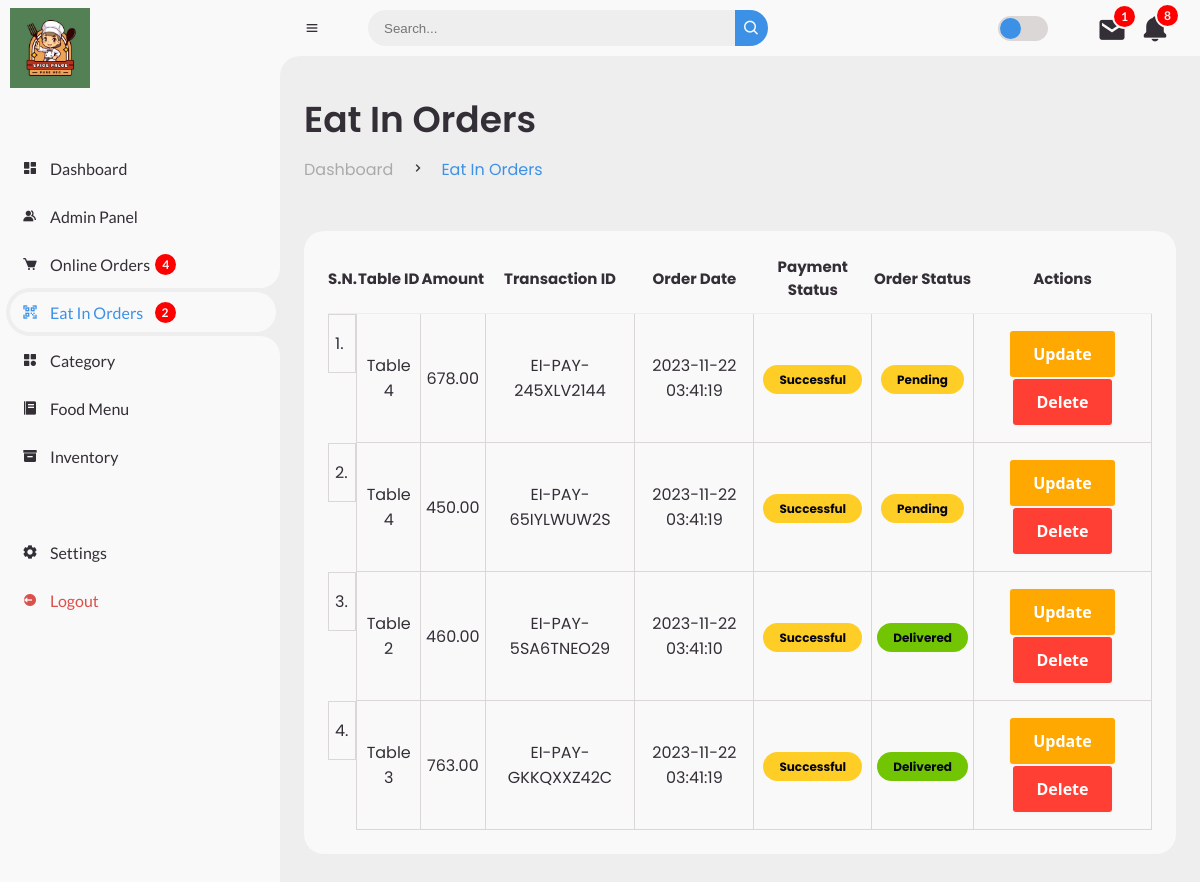
The page /admin/manage-ei-order.php on the database its author committed.
### tables this page shows
CREATE TABLE `tbl_eipay` (
  `id` int(10) UNSIGNED NOT NULL,
  `table_id` varchar(50) NOT NULL,
  `amount` decimal(10,2) NOT NULL,
  `tran_id` varchar(50) NOT NULL,
  `order_date` timestamp NOT NULL DEFAULT current_timestamp() ON UPDATE current_timestamp(),
  `payment_status` varchar(50) NOT NULL,
  `order_status` varchar(100) NOT NULL
);

### admin/manage-ei-order.php (the view, shortened to what this page needs)
<?php include('../frontend/config/constants.php'); ?>
<?php
$ei_order_notif = "SELECT order_status from tbl_eipay
					WHERE order_status='Pending' OR order_status='Processing'";
$res_ei_order_notif = mysqli_query($conn, $ei_order_notif);
$row_ei_order_notif = mysqli_num_rows($res_ei_order_notif);
$online_order_notif = "SELECT order_status from order_manager
					WHERE order_status='Pending'OR order_status='Processing' ";
$res_online_order_notif = mysqli_query($conn, $online_order_notif);
$row_online_order_notif = mysqli_num_rows($res_online_order_notif);
$stock_notif = "SELECT stock FROM tbl_food
				WHERE stock<50";
$res_stock_notif = mysqli_query($conn, $stock_notif);
$row_stock_notif = mysqli_num_rows($res_stock_notif);
$message_notif = "SELECT message_status FROM message
				 WHERE message_status = 'unread'";
$res_message_notif = mysqli_query($conn, $message_notif);
$row_message_notif = mysqli_num_rows($res_message_notif);
?>
<!DOCTYPE html>
<html lang="en">
<head>
	<link href='https://unpkg.com/boxicons@2.0.9/css/boxicons.min.css' rel='stylesheet'>
	<link rel="stylesheet" href="style-admin.css">
</head>
<body>
	<section id="sidebar">
		<a href="index.php" class="brand">
			<img src="../images/logo.png" width="80px" alt="">
		</a>
		<ul class="side-menu top">
			<li>
				<a href="index.php">
					<i class='bx bxs-dashboard'></i>
					<span class="text">Dashboard</span>
				</a>
			</li>
			<li>
				<a href="manage-admin.php">
					<i class='bx bxs-group'></i>
					<span class="text">Admin Panel</span>
				</a>
			</li>
			<li>
				<a href="manage-online-order.php">
					<i class='bx bxs-cart'></i>
					<span class="text">Online Orders&nbsp;</span>
					<?php
					if ($row_online_order_notif > 0) {
					?>
						<span class="num-ei"><?php echo $row_online_order_notif; ?></span>
					<?php
					} else {
					?>
						<span class=""> </span>
					<?php
					}
					?>
				</a>
			</li>
			<li class="active">
				<a href="manage-ei-order.php">
					<i class='bx bx-qr-scan'></i>
					<span class="text">Eat In Orders&nbsp;&nbsp;&nbsp;
					</span>
					<?php
					if ($row_ei_order_notif > 0) {
					?>
						<span class="num-ei"><?php echo $row_ei_order_notif; ?></span>
					<?php
					} else {
					?>
						<span class=""> </span>
					<?php
					}
					?>
				</a>
			</li>
			<li>
				<a href="manage-category.php">
					<i class='bx bxs-category'></i>
					<span class="text">Category</span>
				</a>
			</li>
			<li>
				<a href="manage-food.php">
					<i class='bx bxs-food-menu'></i>
					<span class="text">Food Menu</span>
				</a>
			</li>
			<li class="">
				<a href="inventory.php">
					<i class='bx bxs-box'></i>
					<span class="text">Inventory</span>
				</a>
			</li>
		</ul>
		<ul class="side-menu">
			<li>
				<a href="#">
					<i class='bx bxs-cog'></i>
					<span class="text">Settings</span>
				</a>
			</li>
			<li>
				<a href="logout.php" class="logout">
					<i class='bx bxs-log-out-circle'></i>
					<span class="text">Logout</span>
				</a>
			</li>
		</ul>
	</section>
	<section id="content">
		<nav>
			<i class='bx bx-menu'></i>
			<form action="#">
				<div class="form-input">
					<input type="search" placeholder="Search...">
					<button type="submit" class="search-btn"><i class='bx bx-search'></i></button>
				</div>
			</form>
			<label for="switch-mode" class="switch-mode"></label>
			<div class="fetch_message">
				<div class="action_message notfi_message">
					<a href="messages.php"><i class='bx bxs-envelope'></i></a>
					<?php
					if ($row_message_notif > 0) {
					?>
						<span class="num"><?php echo $row_message_notif; ?></span>
					<?php
					} else {
					?>
						<span class=""></span>
					<?php
					}
					?>
				</div>
			</div>
			<div class="notification">
				<div class="action notif">
					<i class='bx bxs-bell' onclick="menuToggle();"></i>
					<?php
					if ($row_stock_notif > 0 || $row_online_order_notif > 0 || $row_ei_order_notif > 0) {
						$total_notif = $row_online_order_notif + $row_ei_order_notif + $row_stock_notif;
					?>
						<span class="num"><?php echo $total_notif; ?></span>
					<?php
					} else {
					?>
						<span class=""></span>
					<?php
					}
					?>
				</div>
			</div>
		</nav>
		<main>
			<div class="head-title">
				<div class="left">
					<h1>Eat In Orders</h1>
					<ul class="breadcrumb">
						<li>
							<a href="index.php">Dashboard</a>
						</li>
						<li><i class='bx bx-chevron-right'></i></li>
						<li>
							<a class="active" href="manage-online-order.php">Eat In Orders</a>
						</li>
					</ul>
				</div>
			</div>
			<br>
			<div class="table-data">
				<div class="order">
					<table class="">
						<tr>
							<th>S.N.</th>
							<th>Table ID</th>
							<th>Amount</th>
							<th>Transaction ID</th>
							<th>Order Date</th>
							<th>Payment Status</th>
							<th>Order Status</th>
							<th>Actions</th>
						</tr>
						<?php
						$sql = "SELECT * FROM tbl_eipay ORDER BY id DESC";
						$res = mysqli_query($conn, $sql);
						$count = mysqli_num_rows($res);
						$sn = 1;
						if ($count > 0) {
							while ($row = mysqli_fetch_assoc($res)) {
								$id = $row['id'];
								$table_id = $row['table_id'];
								$amount = $row['amount'];
								$tran_id = $row['tran_id'];
								$order_date = $row['order_date'];
								$payment_status = $row['payment_status'];
								$order_status = $row['order_status'];
						?>
								<tr>
									<td><?php echo $sn++; ?>. </td>
									<td><?php echo $table_id; ?></td>
									<td><?php echo $amount; ?></td>
									<td><?php echo $tran_id; ?></td>
									<td><?php echo $order_date; ?></td>
									<td><span class="status process"><?php echo $payment_status; ?></span></td>
									<td>
										<?php
										if ($order_status == "Pending") {
											echo "<span class='status process'>$order_status</span>";
										} else if ($order_status == "Processing") {
											echo "<span class='status pending'>$order_status</span>";
										} else if ($order_status == "Delivered") {
											echo "<span class='status completed'>$order_status</span>";
										} else if ($order_status == "Cancelled") {
											echo "<span class='status cancelled'>$order_status</span>";
										}
										?>
									</td>
									<td>
										<a href="<?php echo SITEURL; ?>update-ei-order.php?id=<?php echo $id; ?>" class="button-5" role="button">Update</a>
										<a href="<?php echo SITEURL; ?>delete-ei-order.php?id=<?php echo $id; ?>" class="button-7" role="button">Delete</a>
									</td>
								</tr>
						<?php
							}
						} else {
							echo "<tr><td colspan='7' class='error'>Orders not Available</td></tr>";
						}
						?>
					</table>
				</div>
			</div>
		</main>
	</section>
</body>
</html>

### rows shown on the page
tbl_eipay: table "Table 4", amount "678.00", tran "EI-PAY-245XLV2144", order_date "2023-11-22 03:41:19", payment_status "Successful", order_status "Pending"
tbl_eipay: table "Table 4", amount "450.00", tran "EI-PAY-65IYLWUW2S", order_date "2023-11-22 03:41:19", payment_status "Successful", order_status "Pending"
tbl_eipay: table "Table 2", amount "460.00", tran "EI-PAY-5SA6TNEO29", order_date "2023-11-22 03:41:10", payment_status "Successful", order_status "Delivered"
tbl_eipay: table "Table 3", amount "763.00", tran "EI-PAY-GKKQXXZ42C", order_date "2023-11-22 03:41:19", payment_status "Successful", order_status "Delivered"

### other values the page prints
$row_online_order_notif "4"
$row_ei_order_notif "2"
$row_message_notif "1"
$total_notif "8"
